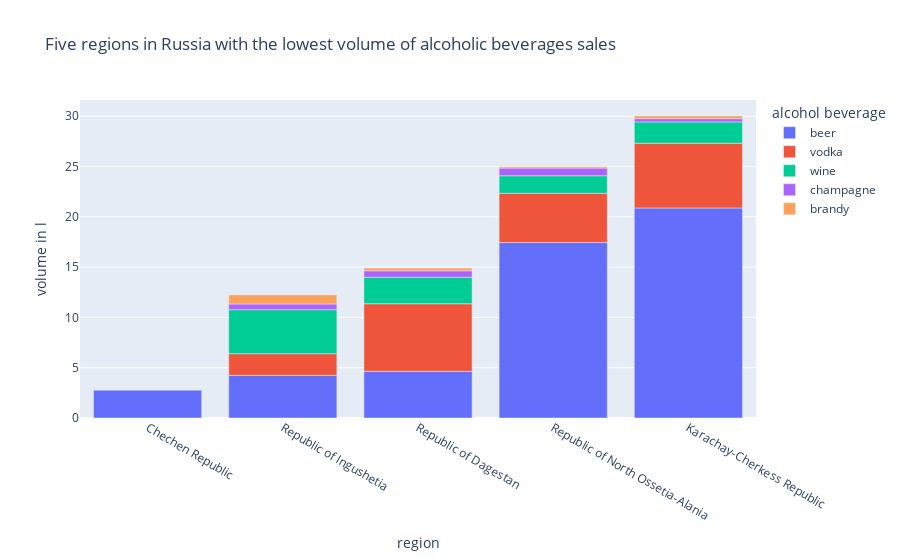

Write notebook code for a chart like this one.
### Markdown cell above
It isn't surprising that the two regions with most alcohol sales are Moscow and Saint-Petersburg, but it is however interessing thate the following few regions are very remote regions such as Yamalo-Nenets Autonomous Okrug or the Komi republic have in generall a lower standard. (Maybe on outlook would be to check out the standard of living in these remote regions, commons sense would tell me that climate difference possible also play a role.)

### Code cell
fig = px.bar(df_region.sort_values(by = "total_volume_mean", ascending = True).head(5), x='region', y=drink_cat,
            title = "Five regions in Russia with the lowest volume of alcoholic beverages sales",
            labels = {"value": "volume in l","variable":"alcohol beverage"})#.update_xaxes(categoryorder="total descending")
fig.show()

### Figure 1 — Plotly figure (JSON) as saved in the notebook; plotly's stock layout.template omitted (floating-point values rounded to 4 significant figures)
{"data": [{"alignmentgroup": "True", "hovertemplate": "alcohol beverage=beer<br>region=%{x}<br>volume in l=%{y}<extra></extra>", "legendgroup": "beer", "marker": {"color": "#636efa", "pattern": {"shape": ""}}, "name": "beer", "offsetgroup": "beer", "orientation": "v", "showlegend": true, "textposition": "auto", "type": "bar", "x": ["Chechen Republic", "Republic of Ingushetia", "Republic of Dagestan", "Republic of North Ossetia-Alania", "Karachay-Cherkess Republic"], "xaxis": "x", "y": [2.767, 4.233, 4.644, 17.44, 20.88], "yaxis": "y"}, {"alignmentgroup": "True", "hovertemplate": "alcohol beverage=vodka<br>region=%{x}<br>volume in l=%{y}<extra></extra>", "legendgroup": "vodka", "marker": {"color": "#EF553B", "pattern": {"shape": ""}}, "name": "vodka", "offsetgroup": "vodka", "orientation": "v", "showlegend": true, "textposition": "auto", "type": "bar", "x": ["Chechen Republic", "Republic of Ingushetia", "Republic of Dagestan", "Republic of North Ossetia-Alania", "Karachay-Cherkess Republic"], "xaxis": "x", "y": [null, 2.161, 6.715, 4.897, 6.435], "yaxis": "y"}, {"alignmentgroup": "True", "hovertemplate": "alcohol beverage=wine<br>region=%{x}<br>volume in l=%{y}<extra></extra>", "legendgroup": "wine", "marker": {"color": "#00cc96", "pattern": {"shape": ""}}, "name": "wine", "offsetgroup": "wine", "orientation": "v", "showlegend": true, "textposition": "auto", "type": "bar", "x": ["Chechen Republic", "Republic of Ingushetia", "Republic of Dagestan", "Republic of North Ossetia-Alania", "Karachay-Cherkess Republic"], "xaxis": "x", "y": [null, 4.371, 2.635, 1.743, 2.119], "yaxis": "y"}, {"alignmentgroup": "True", "hovertemplate": "alcohol beverage=champagne<br>region=%{x}<br>volume in l=%{y}<extra></extra>", "legendgroup": "champagne", "marker": {"color": "#ab63fa", "pattern": {"shape": ""}}, "name": "champagne", "offsetgroup": "champagne", "orientation": "v", "showlegend": true, "textposition": "auto", "type": "bar", "x": ["Chechen Republic", "Republic of Ingushetia", "Republic of Dagestan", "Republic of North Ossetia-Alania", "Karachay-Cherkess Republic"], "xaxis": "x", "y": [null, 0.5714, 0.6411, 0.7674, 0.3195], "yaxis": "y"}, {"alignmentgroup": "True", "hovertemplate": "alcohol beverage=brandy<br>region=%{x}<br>volume in l=%{y}<extra></extra>", "legendgroup": "brandy", "marker": {"color": "#FFA15A", "pattern": {"shape": ""}}, "name": "brandy", "offsetgroup": "brandy", "orientation": "v", "showlegend": true, "textposition": "auto", "type": "bar", "x": ["Chechen Republic", "Republic of Ingushetia", "Republic of Dagestan", "Republic of North Ossetia-Alania", "Karachay-Cherkess Republic"], "xaxis": "x", "y": [null, 0.9, 0.2721, 0.14, 0.2758], "yaxis": "y"}], "layout": {"barmode": "relative", "legend": {"title": {"text": "alcohol beverage"}, "tracegroupgap": 0}, "title": {"text": "Five regions in Russia with the lowest volume of alcoholic beverages sales"}, "xaxis": {"anchor": "y", "domain": [0, 1], "title": {"text": "region"}}, "yaxis": {"anchor": "x", "domain": [0, 1], "title": {"text": "volume in l"}}}}
